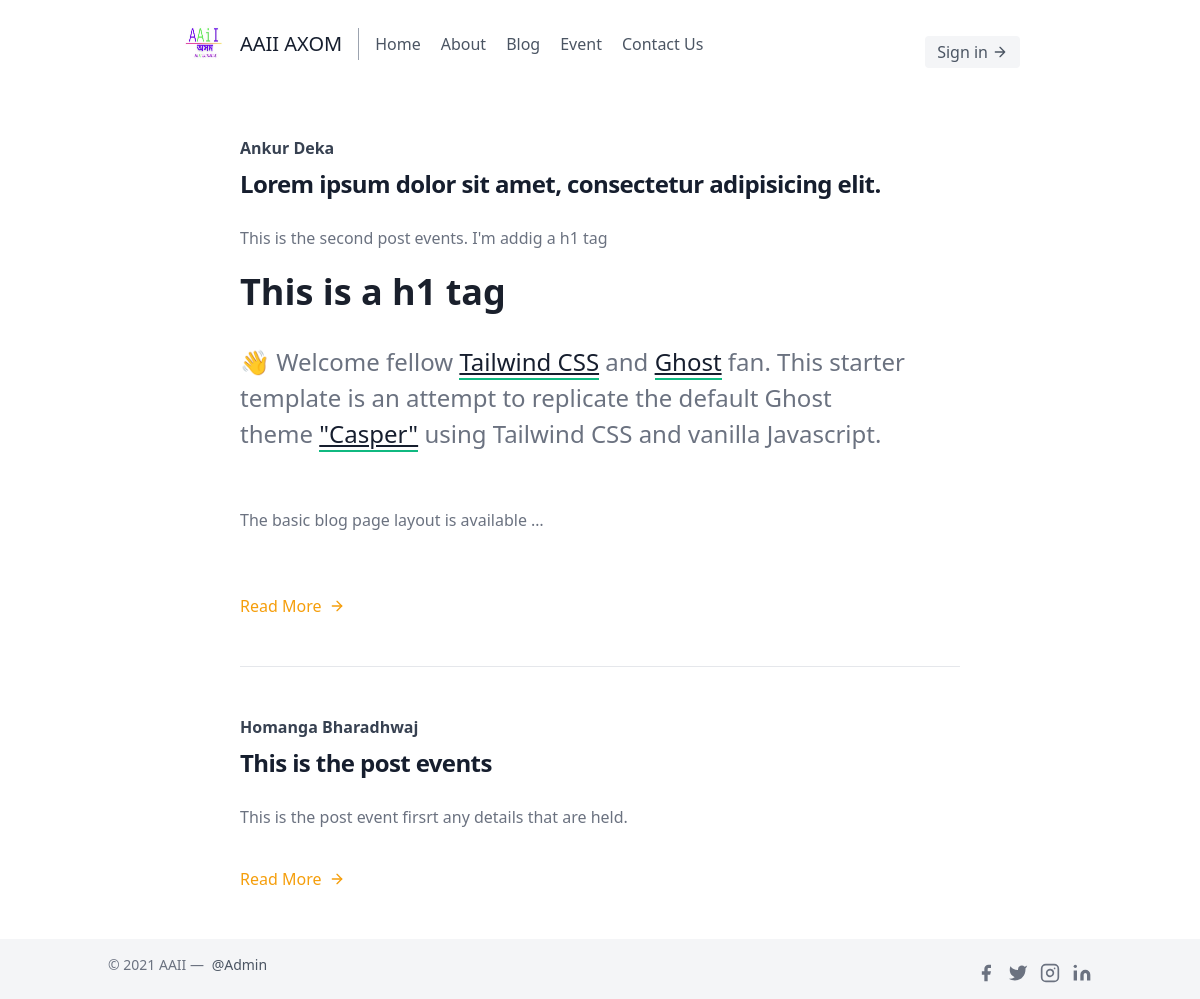
The page /post_event on the database its author committed.
### home/models.py (models this page shows, shortened)
class PostEvent(models.Model):
    sno=models.AutoField(primary_key=True)
    title=models.CharField(max_length=200)
    is_approved = models.BooleanField(default=False)
    speaker=models.CharField(max_length=50)
    slug=models.CharField(max_length=200,unique=True)
    views=models.IntegerField(default=0)
    timeStamp=models.DateTimeField(blank=True)
    content=models.TextField()
    class Meta:
        ordering = ['-timeStamp',]
        unique_together = ["title", "slug"]

### home/views.py (the view)
# urls.py: path('post_event', views.event, name="event"),
def event(request):
    events = PostEvent.objects.all()
    params = {'events':events}
    return render(request,'event/post_event.html',params)

### templates/event/post_event.html (shortened to what this page needs)
{%extends 'base.html' %}
{%load static%}
{%block customCss%}
<link rel="stylesheet" type="text/css" href="{% static 'style.css' %}">
{%endblock%}
{%block body%}
{%if events%}
<div class="max-w-3xl mx-auto px-4 sm:px-6 xl:max-w-5xl xl:px-0">
    <main>
        <div class="divide-y divide-gray-200">
            <ul class="divide-y divide-gray-200">
                {%for i in events%}
                <li class="py-12">
                    <article class="space-y-2 xl:grid xl:grid-cols-4 xl:space-y-0 xl:items-baseline">
                        <dl><dt class="sr-only">Speaker </dt>
                            <dd class="text-base leading-6 font-medium text-gray-500">
                                <span class="font-semibold title-font text-gray-700">{{i.speaker}}</span>
                            </dd>
                        </dl>
                        <div class="space-y-5 xl:col-span-3">
                            <div class="space-y-6">
                                <h2 class="text-2xl leading-8 font-bold tracking-tight"><a class="text-gray-900" href="/post_event/{{i.slug}}">{{i.title}}</a></h2>
                                <div class="prose max-w-none text-gray-500">
                                    {{i.content|safe|truncatewords_html:50}}
                                </div>
                            </div>
                            <div class="text-base leading-6 font-medium">
                                <a href="/post_event/{{i.slug}}" class="text-yellow-500 inline-flex items-center mt-4">Read More
                                    <svg class="w-4 h-4 ml-2" viewBox="0 0 24 24" stroke="currentColor" stroke-width="2" fill="none" stroke-linecap="round" stroke-linejoin="round">
                                        <path d="M5 12h14"></path>
                                        <path d="M12 5l7 7-7 7"></path>
                                    </svg>
                                </a>
                            </div>
                        </div>
                    </article>
                </li>
               {%endfor%}
            </ul>
        </div>
    </main>
</div>
{%endif%}
{%endblock%}

### templates/base.html (shortened to what this page needs)
<!DOCTYPE html>
<html>
<head>
    {% load static %}
    <link rel="stylesheet" href="https://unpkg.com/tailwindcss@^2/dist/tailwind.min.css" />
</head>
<body>
    <header class="lg:px-40 text-gray-600 body-font ">
        <div class=" container mx-auto flex flex-wrap p-5 flex-col md:flex-row items-center">
            <a class="flex title-font font-medium items-center text-gray-900 mb-4 md:mb-0">
                <img src="{% static 'assets/img/ico.png' %}" fill="none" stroke="currentColor" stroke-linecap="round" stroke-linejoin="round" stroke-width="2" class="w-12 h-12 text-white  rounded-full" viewBox="0 0 24 24" />
                <span class="ml-3 text-xl">AAII AXOM</span>
            </a>
            <nav class=" md:mr-auto md:ml-4 md:py-1 md:pl-4 md:border-l md:border-gray-400  flex flex-wrap items-center text-base justify-center">
                <a href="/" class="mr-5 hover:text-gray-900">Home</a>
                <a href="/about" class="mr-5 hover:text-gray-900">About</a>
                <a href="/blog" class="mr-5 hover:text-gray-900">Blog</a>
                <a href="/post_event" class="mr-5 hover:text-gray-900">Event</a>
                <a href="/contactUs" class="mr-5 hover:text-gray-900">Contact Us</a>
            </nav>
            {% if user.is_authenticated %}
            <a href="/logout" class="inline-flex items-center bg-gray-100 border-0 py-1 px-3 focus:outline-none hover:bg-gray-200 rounded text-base mt-4 md:mt-0">Sign out
                <svg fill="none" stroke="currentColor" stroke-linecap="round" stroke-linejoin="round" stroke-width="2" class="w-4 h-4 ml-1" viewBox="0 0 24 24">
                    <path d="M5 12h14M12 5l7 7-7 7"></path>
                </svg>
            </a>
            {% else %}
            <a href="/loginPage" class="inline-flex items-center bg-gray-100 border-0 py-1 px-3 focus:outline-none hover:bg-gray-200 rounded text-base mt-4 md:mt-0">Sign in
                <svg fill="none" stroke="currentColor" stroke-linecap="round" stroke-linejoin="round" stroke-width="2" class="w-4 h-4 ml-1" viewBox="0 0 24 24">
                    <path d="M5 12h14M12 5l7 7-7 7"></path>
                </svg>
            </a>
            {%endif%}
        </div>
    </header>
    {%block customCss%}
    {%endblock%}
    {%block body%}{%endblock%}
    <div class="bg-gray-100 ">
        <div class="container mx-auto py-4 px-5 flex flex-wrap flex-col sm:flex-row">
            <p class="text-gray-500 text-sm text-center sm:text-left">© 2021 AAII —
                <a rel="noopener noreferrer" class="text-gray-600 ml-1">@Admin</a>
            </p>
            <span class="inline-flex sm:ml-auto sm:mt-0 mt-2 justify-center sm:justify-start">
                <a href="https://www.facebook.com/Assam-Artificial-Intelligence-Initiative-AAII-109891140892931/" target="_blanck" class="text-gray-500">
                    <svg fill="currentColor" stroke-linecap="round" stroke-linejoin="round" stroke-width="2" class="w-5 h-5" viewBox="0 0 24 24">
                        <path d="M18 2h-3a5 5 0 00-5 5v3H7v4h3v8h4v-8h3l1-4h-4V7a1 1 0 011-1h3z"></path>
                    </svg>
                </a>
                <a href="#" class="ml-3 text-gray-500">
                    <svg fill="currentColor" stroke-linecap="round" stroke-linejoin="round" stroke-width="2" class="w-5 h-5" viewBox="0 0 24 24">
                        <path d="M23 3a10.9 10.9 0 01-3.14 1.53 4.48 4.48 0 00-7.86 3v1A10.66 10.66 0 013 4s-4 9 5 13a11.64 11.64 0 01-7 2c9 5 20 0 20-11.5a4.5 4.5 0 00-.08-.83A7.72 7.72 0 0023 3z"></path>
                    </svg>
                </a>
                <a class="ml-3 text-gray-500">
                    <svg fill="none" stroke="currentColor" stroke-linecap="round" stroke-linejoin="round" stroke-width="2" class="w-5 h-5" viewBox="0 0 24 24">
                        <rect width="20" height="20" x="2" y="2" rx="5" ry="5"></rect>
                        <path d="M16 11.37A4 4 0 1112.63 8 4 4 0 0116 11.37zm1.5-4.87h.01"></path>
                    </svg>
                </a>
                <a href="https://www.linkedin.com/in/assam-ai-initiative-aaii-5aa108205/" target="_blanck" class="ml-3 text-gray-500">
                    <svg fill="currentColor" stroke="currentColor" stroke-linecap="round" stroke-linejoin="round" stroke-width="0" class="w-5 h-5" viewBox="0 0 24 24">
                        <path stroke="none" d="M16 8a6 6 0 016 6v7h-4v-7a2 2 0 00-2-2 2 2 0 00-2 2v7h-4v-7a6 6 0 016-6zM2 9h4v12H2z"></path>
                        <circle cx="4" cy="4" r="2" stroke="none"></circle>
                    </svg>
                </a>
            </span>
        </div>
    </div>
    <link rel="stylesheet" type="text/css" href="/static/prism.css">
</body>
</html>

### static/style.css (style rules this page uses)
html { line-height: 1.15; -webkit-text-size-adjust: 100% }
body { margin: 0 }
main { display: block }
h1 { font-size: 2em; margin: .67em 0 }
a { background-color: transparent }
img { border-style: none }
blockquote, dd, dl, figure, h1, h2, h3, h4, h5, h6, hr, p, pre { margin: 0 }
fieldset, ol, ul { margin: 0; padding: 0 }
ol, ul { list-style: none }
html { font-family: Inter var, system-ui, -apple-system, BlinkMacSystemFont, Segoe UI, Roboto, Helvetica Neue, Arial, Noto Sans, sans-serif, Apple Color Emoji, Segoe UI Emoji, Segoe UI Symbol, Noto Color Emoji; line-height: 1.5 }
img { border-style: solid }
h1, h2, h3, h4, h5, h6 { font-size: inherit; font-weight: inherit }
a { color: inherit; text-decoration: inherit }
audio, canvas, embed, iframe, img, object, svg, video { display: block; vertical-align: middle }
img, video { max-width: 100%; height: auto }
.container { width: 100% }
@media (min-width:640px) { .container { max-width: 640px } }
@media (min-width:768px) { .container { max-width: 768px } }
@media (min-width:1024px) { .container { max-width: 1024px } }
.prose { color: #374151; max-width: 65ch; font-size: 1rem; line-height: 1.75 }
.prose a { color: #161e2e; text-decoration: underline }
.prose h1 { color: #1a202c; font-weight: 800; font-size: 2.25em; margin-top: 0; margin-bottom: .8888889em; line-height: 1.1111111 }
.prose p { margin-top: 1.25em; margin-bottom: 1.25em }
.prose>:first-child { margin-top: 0 }
.prose>:last-child { margin-bottom: 0 }
.space-y-2>:not(template)~:not(template) { --space-y-reverse: 0; margin-top: calc(0.5rem*(1 - var(--space-y-reverse))); margin-bottom: calc(0.5rem*var(--space-y-reverse)) }
.space-y-5>:not(template)~:not(template) { --space-y-reverse: 0; margin-top: calc(1.25rem*(1 - var(--space-y-reverse))); margin-bottom: calc(1.25rem*var(--space-y-reverse)) }
.space-y-6>:not(template)~:not(template) { --space-y-reverse: 0; margin-top: calc(1.5rem*(1 - var(--space-y-reverse))); margin-bottom: calc(1.5rem*var(--space-y-reverse)) }
.divide-y>:not(template)~:not(template) { --divide-y-reverse: 0; border-top-width: calc(1px*(1 - var(--divide-y-reverse))); border-bottom-width: calc(1px*var(--divide-y-reverse)) }
.divide-gray-200>:not(template)~:not(template) { --divide-opacity: 1; border-color: #e5e7eb; border-color: rgba(229, 231, 235, var(--divide-opacity)) }
.bg-gray-100 { --bg-opacity: 1; background-color: #f4f5f7; background-color: rgba(244, 245, 247, var(--bg-opacity)) }
.rounded { border-radius: .25rem }
.rounded-full { border-radius: 9999px }
.border-0 { border-width: 0 }
.flex { display: flex }
.inline-flex { display: inline-flex }
.items-center { align-items: center }
.justify-center { justify-content: center }
.font-medium { font-weight: 500 }
.font-bold { font-weight: 700 }
.h-4 { height: 1rem }
.h-5 { height: 1.25rem }
.h-12 { height: 3rem }
.text-sm { font-size: .875rem }
.text-base { font-size: 1rem }
.text-xl { font-size: 1.25rem }
.text-2xl { font-size: 1.5rem }
.leading-6 { line-height: 1.5rem }
.leading-8 { line-height: 2rem }
.mx-auto { margin-left: auto; margin-right: auto }
.mt-2 { margin-top: .5rem }
.ml-2 { margin-left: .5rem }
.ml-3 { margin-left: .75rem }
.mt-4 { margin-top: 1rem }
.max-w-none { max-width: none }
.max-w-3xl { max-width: 48rem }
.py-1 { padding-top: .25rem; padding-bottom: .25rem }
.py-4 { padding-top: 1rem; padding-bottom: 1rem }
.px-4 { padding-left: 1rem; padding-right: 1rem }
.py-12 { padding-top: 3rem; padding-bottom: 3rem }
.text-center { text-align: center }
.text-white { --text-opacity: 1; color: #fff; color: rgba(255, 255, 255, var(--text-opacity)) }
.text-gray-500 { --text-opacity: 1; color: #6b7280; color: rgba(107, 114, 128, var(--text-opacity)) }
.text-gray-700 { --text-opacity: 1; color: #374151; color: rgba(55, 65, 81, var(--text-opacity)) }
.text-gray-900 { --text-opacity: 1; color: #161e2e; color: rgba(22, 30, 46, var(--text-opacity)) }
.tracking-tight { letter-spacing: -.025em }
.w-4 { width: 1rem }
.w-5 { width: 1.25rem }
.w-12 { width: 3rem }
@media (min-width:640px) { .sm\:px-6 { padding-left: 1.5rem; padding-right: 1.5rem } }

### rows shown on the page
PostEvent: speaker "Ankur Deka", title "Lorem ipsum dolor sit amet, consectetur adipisicing elit.", content "This is the second post events. I'm addig a h1 tag This is a h1 tag 👋 Welcome fellow Tailwind CSS and Ghost fan. This starter template is an attempt to replicate the default Ghost theme \"Casper\" using Tailwind CSS and vanilla Javascript. The basic blog page layout is available …"
PostEvent: speaker "Homanga Bharadhwaj", title "This is the post events", content "This is the post event firsrt any details that are held."
